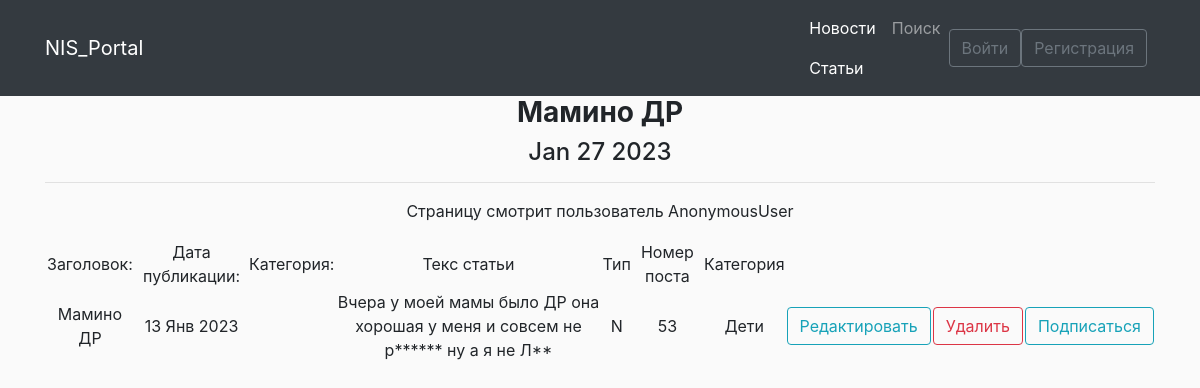
The page /posts/news/53 on the database as committed earlier.
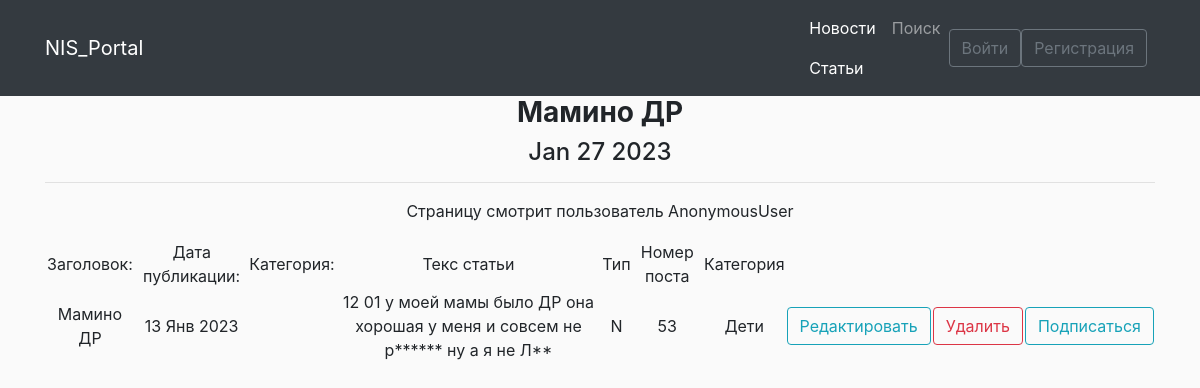
The same page on the database as committed later.
### news/models.py (models this page shows, shortened)
class Post(models.Model):
    post = 'P'
    news = 'N'
    author = models.ForeignKey(Author, verbose_name='Автор', on_delete=models.CASCADE, related_name='posts')
    select = models.CharField('Статья/Новость', max_length=10, choices=SELECT, default=post)
    date = models.DateTimeField('Дата', default=timezone.now)
    categories = models.ManyToManyField(Category, through='PostCategory')
    title = models.CharField('Название статьи', max_length=120, unique=True)
    text = models.TextField('Основной текст статьи')
    rating_post = models.IntegerField(default=0)
    class Meta:
        verbose_name = 'Пост'
        verbose_name_plural = 'Посты'

### news/views.py (the view)
# urls.py: path('news/<int:pk>', cache_page(6)(views.NewsDetailView.as_view()), name='news-detail'),
class NewsDetailView(DetailView):
    model = Post
    template_name = 'news/showNewsDetail.html'
    context_object_name = 'news'
    def get_context_data(self, **kwargs):
        context = super().get_context_data(**kwargs)
        post_cat = Post.objects.get(pk=self.kwargs['pk']).categories.values('category_name').get()
        context['post_cat'] = post_cat.get('category_name')
        auth_user = self.request.user
        context['auth_user'] = auth_user
        return context

### news/templatetags/bad_words_filters.py (called while the page is built)
@register.filter()
def bad_words(value):
    text_list = re.split(r'[,;!).? ]+', value)
    clean_list = []
    for el in text_list:
        if (el.lower() or el.title()) in BAD:
            el = el[0] + ((len(el) - 1) * '*')
            clean_list.append(el)
        else:
            clean_list.append(el)
    clean_text = " ".join(clean_list)
    value = clean_text
    return f'{value}'

### news/templatetags/custom_tags.py (called while the page is built)
@register.simple_tag()
def current_time(format_string='%b %d %Y'):
    return datetime.utcnow().strftime(format_string)

### news/templates/news/showNewsDetail.html (shortened to what this page needs)
{% extends 'news/base.html' %}
{% load custom_tags %}
{% load bad_words_filters %}
{% block content %}
<h3><b>{{ news.title}}</b></h3>
<h4>{% current_time '%b %d %Y' %}</h4>
   <hr>
<table>
           <tr>
               <td>Заголовок:</td>
               <td>Дата публикации:</td>
               <td>Категория:</td>
               <td>Текс статьи</td>
               <td>Тип</td>
               <td>Номер поста</td>
               <td> Категория </td>
           </tr>
            <tr>
               <td>{{ news.title }}</td>
               <td>{{ news.date|date:'d M Y' }}</td>
                <td>{{ news.categories.category }}</td>
               <td>{{ news.text|bad_words }}</td>
                <td>{{ news.select}}</td>
                <td>{{ news.id }}</td>
                <td>{{ post_cat }}</td>
                {% if news.select == 'N'%}
                    <td><a href="{% url 'news-detail' news.id%}/update" class="btn btn-outline-info">Редактировать</a></td>
                    <td><a href="{% url 'news-detail' news.id%}/delete" class="btn btn-outline-danger">Удалить</a></td>
                {% elif news.select == 'P'%}
                    <td><a href="{% url 'articles-detail' news.id%}/update" class="btn btn-outline-info">Редактировать</a></td>
                    <td><a href="{% url 'articles-detail' news.id%}/delete" class="btn btn-outline-danger">Удалить</a></td>
                {% else %}
               <td> Неизвестный тип контекта </td>
               {% endif %}
                <td><a href="#" class="btn btn-outline-info">Подписаться</a></td>
                <p>Страницу смотрит пользователь {{ auth_user }}</p>
           </tr>
       </table>
{% endblock content %}

Rows that differ between the two databases and show on the page:
changed Post "Мамино ДР": text|bad_words "Вчера у моей мамы было ДР она хорошая у меня и совсем не р****** ну а я не Л**" → "12 01 у моей мамы было ДР она хорошая у меня и совсем не р****** ну а я не Л**"
